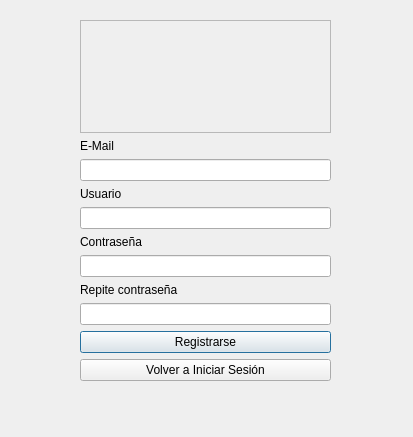
<?xml version="1.0" encoding="UTF-8"?>
<ui version="4.0">
 <class>DRegistro</class>
 <widget class="QDialog" name="DRegistro">
  <property name="geometry">
   <rect>
    <x>0</x>
    <y>0</y>
    <width>413</width>
    <height>437</height>
   </rect>
  </property>
  <property name="windowTitle">
   <string>Dialog</string>
  </property>
  <widget class="QWidget" name="layoutWidget">
   <property name="geometry">
    <rect>
     <x>80</x>
     <y>20</y>
     <width>251</width>
     <height>361</height>
    </rect>
   </property>
   <layout class="QVBoxLayout" name="verticalLayout_4">
    <item>
     <widget class="QFrame" name="frame">
      <property name="frameShape">
       <enum>QFrame::StyledPanel</enum>
      </property>
      <property name="frameShadow">
       <enum>QFrame::Raised</enum>
      </property>
     </widget>
    </item>
    <item>
     <layout class="QVBoxLayout" name="verticalLayout_3">
      <item>
       <layout class="QVBoxLayout" name="verticalLayout_2">
        <item>
         <layout class="QVBoxLayout" name="verticalLayout">
          <item>
           <widget class="QLabel" name="label">
            <property name="text">
             <string>E-Mail</string>
            </property>
           </widget>
          </item>
          <item>
           <widget class="QLineEdit" name="lineEdit"/>
          </item>
          <item>
           <widget class="QLabel" name="label_2">
            <property name="text">
             <string>Usuario</string>
            </property>
           </widget>
          </item>
          <item>
           <widget class="QLineEdit" name="lineEdit_2"/>
          </item>
          <item>
           <widget class="QLabel" name="label_3">
            <property name="text">
             <string>Contraseña</string>
            </property>
           </widget>
          </item>
          <item>
           <widget class="QLineEdit" name="lineEdit_3"/>
          </item>
          <item>
           <widget class="QLabel" name="label_4">
            <property name="text">
             <string>Repite contraseña</string>
            </property>
           </widget>
          </item>
          <item>
           <widget class="QLineEdit" name="lineEdit_4"/>
          </item>
         </layout>
        </item>
       </layout>
      </item>
      <item>
       <widget class="QPushButton" name="bRegistro">
        <property name="text">
         <string>Registrarse</string>
        </property>
       </widget>
      </item>
      <item>
       <widget class="QPushButton" name="bInicio">
        <property name="text">
         <string>Volver a Iniciar Sesión</string>
        </property>
       </widget>
      </item>
     </layout>
    </item>
   </layout>
  </widget>
 </widget>
 <resources/>
 <connections/>
</ui>
